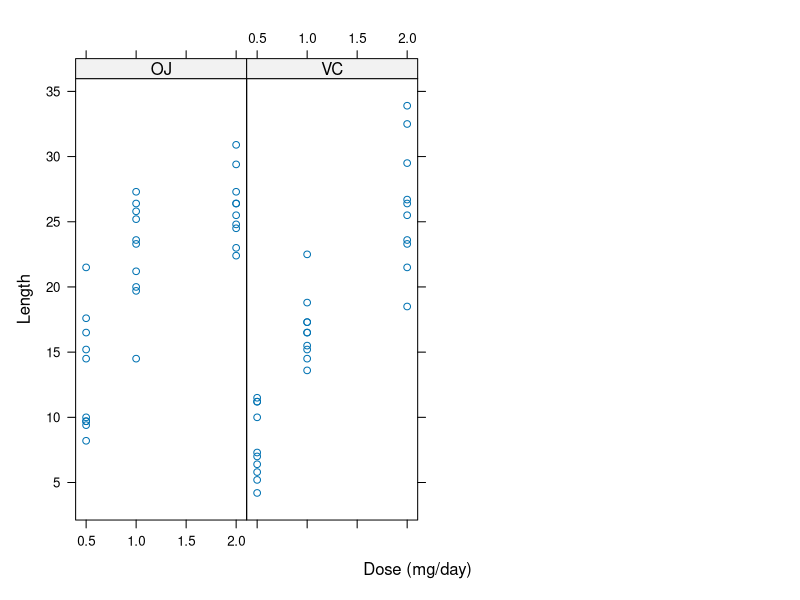
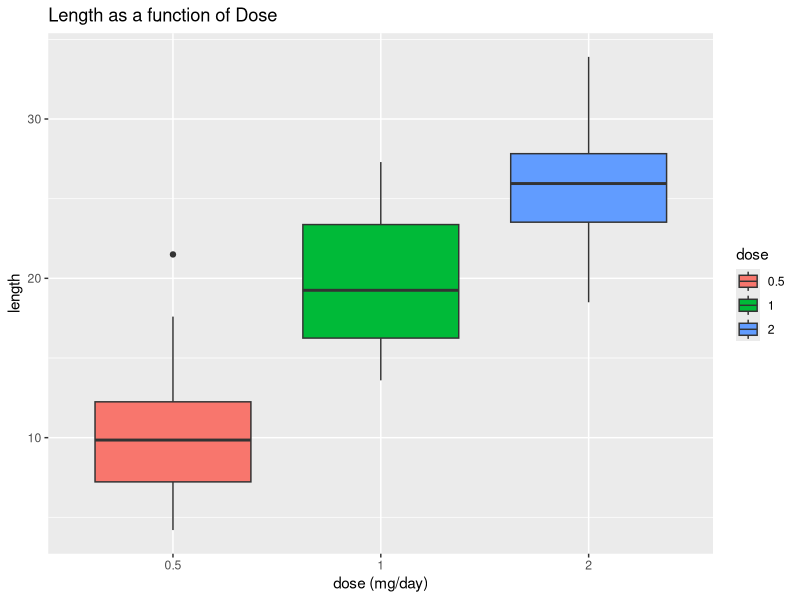

Generate these figures, in order, with R:
## ---- chunk 1
echo=TRUE
cache=TRUE
# load the required libraries
library(datasets)
library(lattice)
head(ToothGrowth)
dim(ToothGrowth)
# do a basic plot
xyplot(len~dose|supp, data=ToothGrowth, layout=c(4,1), xlab="Dose (mg/day)", ylab="Length")
## ---- chunk 2
library(ggplot2)
summary(ToothGrowth)
ToothGrowth$dose <- as.factor(ToothGrowth$dose) # make the dose value as factor
summary(ToothGrowth) # print the summary of data
g<-ggplot(aes(y=len,x=dose), data=ToothGrowth)+geom_boxplot(aes(fill=dose))
g+labs(x="dose (mg/day)", y="length", title="Length as a function of Dose")
mean(ToothGrowth[ToothGrowth$supp=='OJ',]$len)
mean(ToothGrowth[ToothGrowth$supp=='VC',]$len)
## ---- chunk 3
for(s in c("VC", "OJ")) {
  for(d in c(0.5, 1.0, 2.0)) {
    combData <- ToothGrowth[ToothGrowth$supp==s&ToothGrowth$dose==d,]$len
      print(paste("Summary for supp", s, "& dose", d), quote=FALSE)
      print(summary(combData), quote=FALSE)
      print(paste("Variance for supp", s, "& dose", d, "is", round(var(combData),2)), quote=FALSE)
      print("", quote=FALSE)
  }
}
## ---- chunk 4
t.test(len~supp, data=ToothGrowth)
t.test(len~dose, data=ToothGrowth[ToothGrowth$dose==0.5|ToothGrowth$dose==2.0,])
t.test(len~dose, data=ToothGrowth[ToothGrowth$dose==0.5|ToothGrowth$dose==1.0,])
t.test(len~dose, data=ToothGrowth[ToothGrowth$dose==1.0|ToothGrowth$dose==2.0,])
